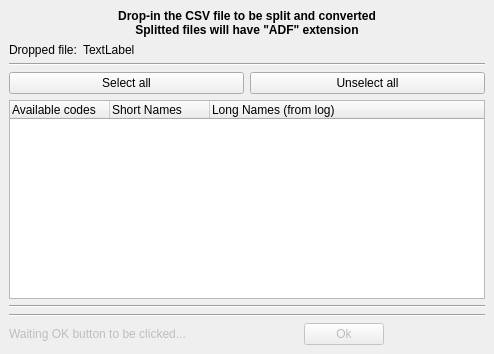
<?xml version="1.0" encoding="UTF-8"?>
<ui version="4.0">
 <class>MainWindow</class>
 <widget class="QMainWindow" name="MainWindow">
  <property name="geometry">
   <rect>
    <x>0</x>
    <y>0</y>
    <width>494</width>
    <height>354</height>
   </rect>
  </property>
  <property name="windowTitle">
   <string>CanZE log to ADF</string>
  </property>
  <widget class="QWidget" name="centralwidget">
   <layout class="QVBoxLayout" name="verticalLayout">
    <item>
     <widget class="QLabel" name="label">
      <property name="font">
       <font>
        <weight>75</weight>
        <bold>true</bold>
       </font>
      </property>
      <property name="text">
       <string>Drop-in the CSV file to be split and converted
Splitted files will have &quot;ADF&quot; extension</string>
      </property>
      <property name="alignment">
       <set>Qt::AlignCenter</set>
      </property>
     </widget>
    </item>
    <item>
     <layout class="QHBoxLayout" name="horizontalLayout">
      <item>
       <widget class="QLabel" name="label_2">
        <property name="sizePolicy">
         <sizepolicy hsizetype="Minimum" vsizetype="Preferred">
          <horstretch>0</horstretch>
          <verstretch>0</verstretch>
         </sizepolicy>
        </property>
        <property name="text">
         <string>Dropped file:</string>
        </property>
       </widget>
      </item>
      <item>
       <widget class="QLabel" name="label_4">
        <property name="sizePolicy">
         <sizepolicy hsizetype="Expanding" vsizetype="Preferred">
          <horstretch>0</horstretch>
          <verstretch>0</verstretch>
         </sizepolicy>
        </property>
        <property name="text">
         <string>TextLabel</string>
        </property>
        <property name="wordWrap">
         <bool>true</bool>
        </property>
       </widget>
      </item>
     </layout>
    </item>
    <item>
     <widget class="Line" name="line_3">
      <property name="orientation">
       <enum>Qt::Horizontal</enum>
      </property>
     </widget>
    </item>
    <item>
     <layout class="QHBoxLayout" name="horizontalLayout_3">
      <item>
       <widget class="QPushButton" name="selectBtn">
        <property name="text">
         <string>Select all</string>
        </property>
       </widget>
      </item>
      <item>
       <widget class="QPushButton" name="unselectBtn">
        <property name="text">
         <string>Unselect all</string>
        </property>
       </widget>
      </item>
     </layout>
    </item>
    <item>
     <widget class="QTreeWidget" name="treeWidget">
      <column>
       <property name="text">
        <string>Available codes         </string>
       </property>
      </column>
      <column>
       <property name="text">
        <string>Short Names    </string>
       </property>
      </column>
      <column>
       <property name="text">
        <string>Long Names (from log)</string>
       </property>
      </column>
     </widget>
    </item>
    <item>
     <widget class="Line" name="line_4">
      <property name="orientation">
       <enum>Qt::Horizontal</enum>
      </property>
     </widget>
    </item>
    <item>
     <widget class="Line" name="line">
      <property name="orientation">
       <enum>Qt::Horizontal</enum>
      </property>
     </widget>
    </item>
    <item>
     <layout class="QHBoxLayout" name="horizontalLayout_2">
      <item>
       <widget class="QLabel" name="okLabel">
        <property name="enabled">
         <bool>false</bool>
        </property>
        <property name="text">
         <string>Waiting OK button to be clicked...   </string>
        </property>
       </widget>
      </item>
      <item>
       <spacer name="horizontalSpacer_3">
        <property name="orientation">
         <enum>Qt::Horizontal</enum>
        </property>
        <property name="sizeHint" stdset="0">
         <size>
          <width>40</width>
          <height>20</height>
         </size>
        </property>
       </spacer>
      </item>
      <item>
       <widget class="QPushButton" name="okButton">
        <property name="enabled">
         <bool>false</bool>
        </property>
        <property name="text">
         <string>Ok</string>
        </property>
       </widget>
      </item>
      <item>
       <spacer name="horizontalSpacer_2">
        <property name="orientation">
         <enum>Qt::Horizontal</enum>
        </property>
        <property name="sizeHint" stdset="0">
         <size>
          <width>40</width>
          <height>20</height>
         </size>
        </property>
       </spacer>
      </item>
     </layout>
    </item>
   </layout>
  </widget>
 </widget>
 <resources/>
 <connections/>
</ui>
